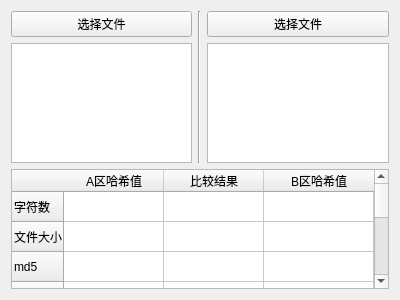
<?xml version="1.0" encoding="UTF-8"?>
<ui version="4.0">
 <class>fhc</class>
 <widget class="QWidget" name="fhc">
  <property name="geometry">
   <rect>
    <x>0</x>
    <y>0</y>
    <width>400</width>
    <height>300</height>
   </rect>
  </property>
  <property name="windowTitle">
   <string>Form</string>
  </property>
  <layout class="QGridLayout" name="gridLayout">
   <item row="0" column="1" rowspan="2">
    <widget class="Line" name="line">
     <property name="orientation">
      <enum>Qt::Vertical</enum>
     </property>
    </widget>
   </item>
   <item row="1" column="0">
    <widget class="PlainTextEdit" name="lineedit_A">
     <property name="acceptDrops">
      <bool>false</bool>
     </property>
    </widget>
   </item>
   <item row="0" column="0">
    <widget class="PrimaryPushButton" name="btn_A">
     <property name="text">
      <string>选择文件</string>
     </property>
    </widget>
   </item>
   <item row="2" column="0" colspan="3">
    <widget class="TableWidget" name="tablewidget">
     <property name="columnCount">
      <number>3</number>
     </property>
     <attribute name="horizontalHeaderStretchLastSection">
      <bool>true</bool>
     </attribute>
     <attribute name="verticalHeaderStretchLastSection">
      <bool>true</bool>
     </attribute>
     <row>
      <property name="text">
       <string>字符数</string>
      </property>
     </row>
     <row>
      <property name="text">
       <string>文件大小</string>
      </property>
     </row>
     <row>
      <property name="text">
       <string>md5</string>
      </property>
     </row>
     <row>
      <property name="text">
       <string>sha1</string>
      </property>
     </row>
     <row>
      <property name="text">
       <string>sha224</string>
      </property>
     </row>
     <row>
      <property name="text">
       <string>sha256</string>
      </property>
     </row>
     <row>
      <property name="text">
       <string>sha384</string>
      </property>
     </row>
     <row>
      <property name="text">
       <string>sha512</string>
      </property>
     </row>
     <column>
      <property name="text">
       <string>A区哈希值</string>
      </property>
     </column>
     <column>
      <property name="text">
       <string>比较结果</string>
      </property>
     </column>
     <column>
      <property name="text">
       <string>B区哈希值</string>
      </property>
     </column>
    </widget>
   </item>
   <item row="1" column="2">
    <widget class="PlainTextEdit" name="lineedit_B">
     <property name="acceptDrops">
      <bool>false</bool>
     </property>
    </widget>
   </item>
   <item row="0" column="2">
    <widget class="PrimaryPushButton" name="btn_B">
     <property name="text">
      <string>选择文件</string>
     </property>
    </widget>
   </item>
  </layout>
 </widget>
 <customwidgets>
  <customwidget>
   <class>PrimaryPushButton</class>
   <extends>QPushButton</extends>
   <header>qfluentwidgets</header>
  </customwidget>
  <customwidget>
   <class>PlainTextEdit</class>
   <extends>QPlainTextEdit</extends>
   <header>qfluentwidgets</header>
  </customwidget>
  <customwidget>
   <class>TableWidget</class>
   <extends>QTableWidget</extends>
   <header>qfluentwidgets</header>
  </customwidget>
 </customwidgets>
 <tabstops>
  <tabstop>btn_A</tabstop>
  <tabstop>lineedit_A</tabstop>
  <tabstop>btn_B</tabstop>
  <tabstop>lineedit_B</tabstop>
  <tabstop>tablewidget</tabstop>
 </tabstops>
 <resources/>
 <connections/>
</ui>
